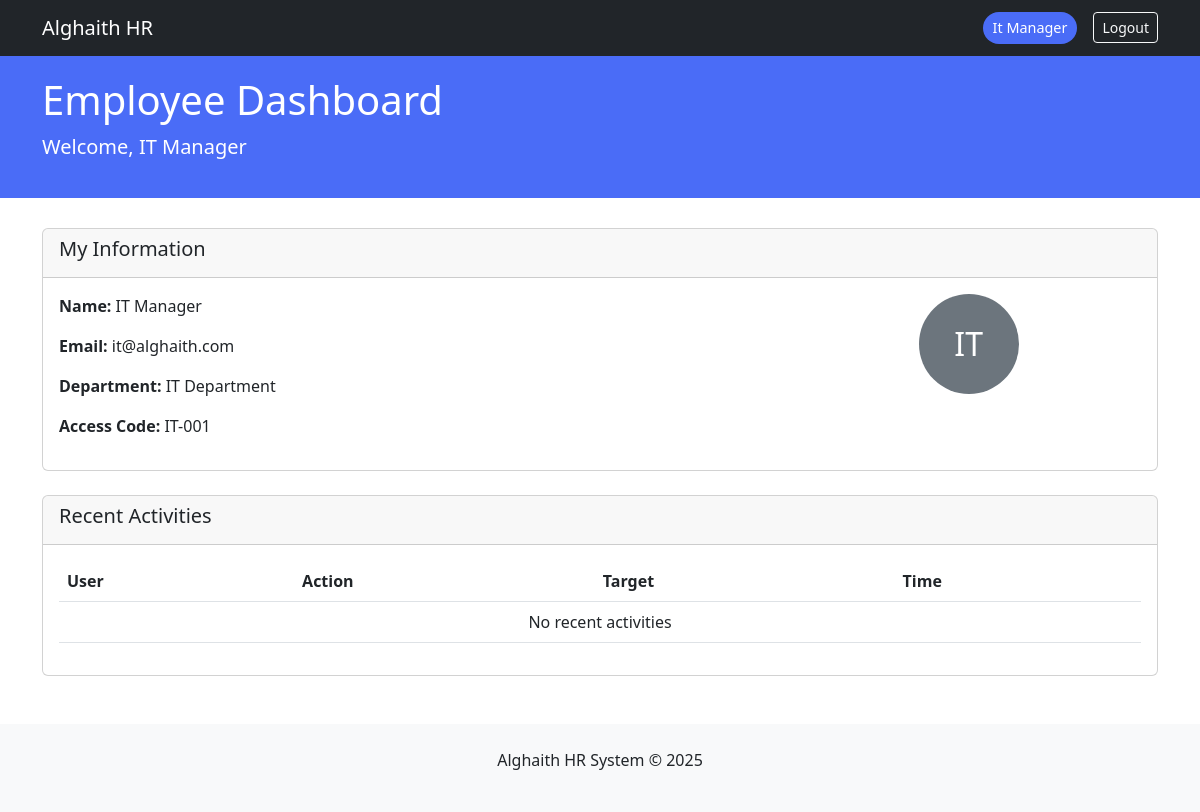
The page /employee (signed in) on the database its author committed.
### core/models.py (models this page shows, shortened)
class User(db.Model, UserMixin):
    __tablename__ = 'users'
    id = db.Column(db.Integer, primary_key=True)
    email = db.Column(db.String(120), unique=True, nullable=False)
    password_hash = db.Column(db.String(200), nullable=False)
    name = db.Column(db.String(100), nullable=False)
    role = db.Column(db.String(50), nullable=False)
    avatar = db.Column(db.String(2), nullable=False)
    access_code = db.Column(db.String(20), unique=True, nullable=False)
    department_id = db.Column(db.Integer, db.ForeignKey('departments.id'))
    created_at = db.Column(db.DateTime, default=datetime.utcnow)
    last_login = db.Column(db.DateTime)
    login_count = db.Column(db.Integer, default=0)
    is_active = db.Column(db.Boolean, default=True, nullable=False)
    department = db.relationship('Department', back_populates='members')
    @property
    def is_authenticated(self):
        return True

class Department(db.Model):
    __tablename__ = 'departments'
    id = db.Column(db.Integer, primary_key=True)
    name = db.Column(db.String(100), unique=True, nullable=False)
    description = db.Column(db.Text)
    created_at = db.Column(db.DateTime, default=datetime.utcnow)
    members = db.relationship('User', back_populates='department', lazy='dynamic')

### modules/dashboard/routes.py (the view)
@dashboard_bp.route('/employee')
@login_required
def employee_dashboard():
    return render_template('dashboard/employee.html', user=current_user)

### app.py (called while the page is built)
@login_manager.user_loader
def load_user(user_id):
    from core.models import User
    return db.session.get(User, int(user_id))

### templates/dashboard/employee.html (shortened to what this page needs)
{% extends "dashboard/base_dashboard.html" %}
{% set role_color = '#6c757d' %}
{% block dashboard_title %}Employee Dashboard{% endblock %}
{% block dashboard_content %}
<div class="card mb-4">
    <div class="card-header">
        <h5>My Information</h5>
    </div>
    <div class="card-body">
        <div class="row">
            <div class="col-md-8">
                <p><strong>Name:</strong> {{ current_user.name }}</p>
                <p><strong>Email:</strong> {{ current_user.email }}</p>
                <p><strong>Department:</strong> {{ current_user.department.name if current_user.department else 'N/A' }}</p>
                <p><strong>Access Code:</strong> {{ current_user.access_code }}</p>
            </div>
            <div class="col-md-4 text-center">
                <div class="avatar-circle bg-secondary text-white d-inline-flex align-items-center justify-content-center"
                     style="width: 100px; height: 100px; border-radius: 50%; font-size: 2rem;">
                    {{ current_user.avatar }}
                </div>
            </div>
        </div>
    </div>
</div>
<div class="card">
    <div class="card-header">
        <h5>Recent Activities</h5>
    </div>
    <div class="card-body">
        {% include 'dashboard/partials/recent_activities.html' %}
    </div>
</div>
{% endblock %}

### templates/dashboard/base_dashboard.html (shortened to what this page needs)
<!DOCTYPE html>
<html>
<head>
    <link href="https://cdn.jsdelivr.net/npm/bootstrap@5.3.0/dist/css/bootstrap.min.css" rel="stylesheet">
</head>
<body>
    <nav class="navbar navbar-expand-lg navbar-dark bg-dark">
        <div class="container">
            <a class="navbar-brand" href="#">Alghaith HR</a>
            <div class="d-flex align-items-center">
                <span class="role-indicator me-3">{{ current_user.role|replace('_', ' ')|title }}</span>
                <a href="{{ url_for('auth.logout') }}" class="btn btn-sm btn-outline-light">Logout</a>
            </div>
        </div>
    </nav>
    <div class="role-header">
        <div class="container">
            <h1>{% block dashboard_title %}Dashboard{% endblock %}</h1>
            <p class="lead">Welcome, {{ current_user.name }}</p>
        </div>
    </div>
    <div class="container">
        {% block dashboard_content %}{% endblock %}
    </div>
    <footer class="mt-5 py-4 bg-light">
        <div class="container text-center">
            <p>Alghaith HR System &copy; 2025</p>
        </div>
    </footer>
</body>
</html>

### templates/dashboard/base_dashboard.html (style rules this page uses)
:root { --role-color: #4a6cf7; }
.role-header { background: var(--role-color); color: white; padding: 20px 0; margin-bottom: 30px; }
.role-indicator { background: var(--role-color); color: white; padding: 5px 10px; border-radius: 20px; font-size: 0.9rem; }

### rows shown on the page
User: role "It Manager", name "IT Manager", email "it@alghaith.com", access_code "IT-001", avatar "IT"
Department: department "IT Department"
